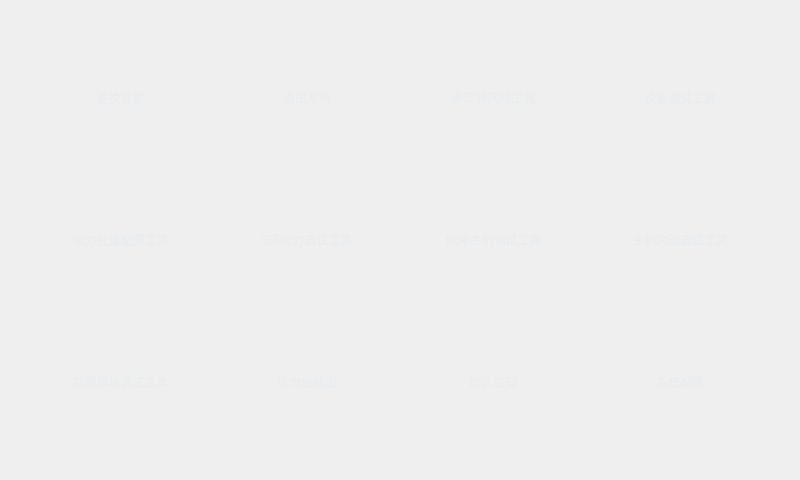
<?xml version="1.0" encoding="UTF-8"?>
<ui version="4.0">
 <class>frmMain</class>
 <widget class="QWidget" name="frmMain">
  <property name="geometry">
   <rect>
    <x>0</x>
    <y>0</y>
    <width>800</width>
    <height>480</height>
   </rect>
  </property>
  <property name="minimumSize">
   <size>
    <width>800</width>
    <height>480</height>
   </size>
  </property>
  <property name="maximumSize">
   <size>
    <width>800</width>
    <height>480</height>
   </size>
  </property>
  <property name="windowTitle">
   <string>主界面演示程序(作者:刘典武 QQ:517216493)</string>
  </property>
  <property name="styleSheet">
   <string notr="true">QWidget#frm{
background-image: url(:/image/main2.jpg);
}
QToolButton{
font: 12pt &quot;微软雅黑&quot;;
color:#E7ECF0;
background-color:rgba(0,0,0,0);
border-style:none;
}</string>
  </property>
  <layout class="QVBoxLayout" name="verticalLayout">
   <property name="spacing">
    <number>0</number>
   </property>
   <property name="leftMargin">
    <number>0</number>
   </property>
   <property name="topMargin">
    <number>0</number>
   </property>
   <property name="rightMargin">
    <number>0</number>
   </property>
   <property name="bottomMargin">
    <number>0</number>
   </property>
   <item>
    <widget class="QWidget" name="frm" native="true">
     <layout class="QGridLayout" name="gridLayout">
      <property name="leftMargin">
       <number>30</number>
      </property>
      <property name="topMargin">
       <number>30</number>
      </property>
      <property name="rightMargin">
       <number>30</number>
      </property>
      <property name="bottomMargin">
       <number>30</number>
      </property>
      <property name="spacing">
       <number>6</number>
      </property>
      <item row="0" column="0">
       <widget class="QToolButton" name="btnCOMTool">
        <property name="sizePolicy">
         <sizepolicy hsizetype="Expanding" vsizetype="Expanding">
          <horstretch>0</horstretch>
          <verstretch>0</verstretch>
         </sizepolicy>
        </property>
        <property name="text">
         <string>更换背景</string>
        </property>
        <property name="icon">
         <iconset resource="rc.qrc">
          <normaloff>:/image/PNG112.png</normaloff>:/image/PNG112.png</iconset>
        </property>
        <property name="iconSize">
         <size>
          <width>100</width>
          <height>100</height>
         </size>
        </property>
        <property name="toolButtonStyle">
         <enum>Qt::ToolButtonTextUnderIcon</enum>
        </property>
       </widget>
      </item>
      <item row="0" column="1">
       <widget class="QToolButton" name="btnTCPTool">
        <property name="sizePolicy">
         <sizepolicy hsizetype="Expanding" vsizetype="Expanding">
          <horstretch>0</horstretch>
          <verstretch>0</verstretch>
         </sizepolicy>
        </property>
        <property name="text">
         <string>退出系统</string>
        </property>
        <property name="icon">
         <iconset resource="rc.qrc">
          <normaloff>:/image/PNG100.png</normaloff>:/image/PNG100.png</iconset>
        </property>
        <property name="iconSize">
         <size>
          <width>100</width>
          <height>100</height>
         </size>
        </property>
        <property name="toolButtonStyle">
         <enum>Qt::ToolButtonTextUnderIcon</enum>
        </property>
       </widget>
      </item>
      <item row="0" column="2">
       <widget class="QToolButton" name="btnCOMTCPTool">
        <property name="sizePolicy">
         <sizepolicy hsizetype="Expanding" vsizetype="Expanding">
          <horstretch>0</horstretch>
          <verstretch>0</verstretch>
         </sizepolicy>
        </property>
        <property name="text">
         <string>串口转网络工具</string>
        </property>
        <property name="icon">
         <iconset resource="rc.qrc">
          <normaloff>:/image/PNG99.png</normaloff>:/image/PNG99.png</iconset>
        </property>
        <property name="iconSize">
         <size>
          <width>100</width>
          <height>100</height>
         </size>
        </property>
        <property name="toolButtonStyle">
         <enum>Qt::ToolButtonTextUnderIcon</enum>
        </property>
       </widget>
      </item>
      <item row="0" column="3">
       <widget class="QToolButton" name="btnAddressTool">
        <property name="sizePolicy">
         <sizepolicy hsizetype="Expanding" vsizetype="Expanding">
          <horstretch>0</horstretch>
          <verstretch>0</verstretch>
         </sizepolicy>
        </property>
        <property name="text">
         <string>设备调试工具</string>
        </property>
        <property name="icon">
         <iconset resource="rc.qrc">
          <normaloff>:/image/PNG101.png</normaloff>:/image/PNG101.png</iconset>
        </property>
        <property name="iconSize">
         <size>
          <width>100</width>
          <height>100</height>
         </size>
        </property>
        <property name="toolButtonStyle">
         <enum>Qt::ToolButtonTextUnderIcon</enum>
        </property>
       </widget>
      </item>
      <item row="1" column="0">
       <widget class="QToolButton" name="btnZhangLiTool">
        <property name="sizePolicy">
         <sizepolicy hsizetype="Expanding" vsizetype="Expanding">
          <horstretch>0</horstretch>
          <verstretch>0</verstretch>
         </sizepolicy>
        </property>
        <property name="text">
         <string>张力批量配置工具</string>
        </property>
        <property name="icon">
         <iconset resource="rc.qrc">
          <normaloff>:/image/PNG103.png</normaloff>:/image/PNG103.png</iconset>
        </property>
        <property name="iconSize">
         <size>
          <width>100</width>
          <height>100</height>
         </size>
        </property>
        <property name="toolButtonStyle">
         <enum>Qt::ToolButtonTextUnderIcon</enum>
        </property>
       </widget>
      </item>
      <item row="1" column="1">
       <widget class="QToolButton" name="btnZhangLi5Tool">
        <property name="sizePolicy">
         <sizepolicy hsizetype="Expanding" vsizetype="Expanding">
          <horstretch>0</horstretch>
          <verstretch>0</verstretch>
         </sizepolicy>
        </property>
        <property name="text">
         <string>5道张力调试工具</string>
        </property>
        <property name="icon">
         <iconset resource="rc.qrc">
          <normaloff>:/image/PNG104.png</normaloff>:/image/PNG104.png</iconset>
        </property>
        <property name="iconSize">
         <size>
          <width>100</width>
          <height>100</height>
         </size>
        </property>
        <property name="toolButtonStyle">
         <enum>Qt::ToolButtonTextUnderIcon</enum>
        </property>
       </widget>
      </item>
      <item row="1" column="2">
       <widget class="QToolButton" name="btnMaiChongTool">
        <property name="sizePolicy">
         <sizepolicy hsizetype="Expanding" vsizetype="Expanding">
          <horstretch>0</horstretch>
          <verstretch>0</verstretch>
         </sizepolicy>
        </property>
        <property name="text">
         <string>脉冲主机调试工具</string>
        </property>
        <property name="icon">
         <iconset resource="rc.qrc">
          <normaloff>:/image/PNG105.png</normaloff>:/image/PNG105.png</iconset>
        </property>
        <property name="iconSize">
         <size>
          <width>100</width>
          <height>100</height>
         </size>
        </property>
        <property name="toolButtonStyle">
         <enum>Qt::ToolButtonTextUnderIcon</enum>
        </property>
       </widget>
      </item>
      <item row="1" column="3">
       <widget class="QToolButton" name="btnHostTool">
        <property name="sizePolicy">
         <sizepolicy hsizetype="Expanding" vsizetype="Expanding">
          <horstretch>0</horstretch>
          <verstretch>0</verstretch>
         </sizepolicy>
        </property>
        <property name="text">
         <string>主机内部调试工具</string>
        </property>
        <property name="icon">
         <iconset resource="rc.qrc">
          <normaloff>:/image/PNG108.png</normaloff>:/image/PNG108.png</iconset>
        </property>
        <property name="iconSize">
         <size>
          <width>100</width>
          <height>100</height>
         </size>
        </property>
        <property name="toolButtonStyle">
         <enum>Qt::ToolButtonTextUnderIcon</enum>
        </property>
       </widget>
      </item>
      <item row="2" column="0">
       <widget class="QToolButton" name="btnLinkTool">
        <property name="sizePolicy">
         <sizepolicy hsizetype="Expanding" vsizetype="Expanding">
          <horstretch>0</horstretch>
          <verstretch>0</verstretch>
         </sizepolicy>
        </property>
        <property name="text">
         <string>联动模块调试工具</string>
        </property>
        <property name="icon">
         <iconset resource="rc.qrc">
          <normaloff>:/image/PNG109.png</normaloff>:/image/PNG109.png</iconset>
        </property>
        <property name="iconSize">
         <size>
          <width>100</width>
          <height>100</height>
         </size>
        </property>
        <property name="toolButtonStyle">
         <enum>Qt::ToolButtonTextUnderIcon</enum>
        </property>
       </widget>
      </item>
      <item row="2" column="1">
       <widget class="QToolButton" name="btnPlot">
        <property name="sizePolicy">
         <sizepolicy hsizetype="Expanding" vsizetype="Expanding">
          <horstretch>0</horstretch>
          <verstretch>0</verstretch>
         </sizepolicy>
        </property>
        <property name="text">
         <string>张力曲线图</string>
        </property>
        <property name="icon">
         <iconset resource="rc.qrc">
          <normaloff>:/image/PNG110.png</normaloff>:/image/PNG110.png</iconset>
        </property>
        <property name="iconSize">
         <size>
          <width>100</width>
          <height>100</height>
         </size>
        </property>
        <property name="toolButtonStyle">
         <enum>Qt::ToolButtonTextUnderIcon</enum>
        </property>
       </widget>
      </item>
      <item row="2" column="2">
       <widget class="QToolButton" name="btnDefence">
        <property name="sizePolicy">
         <sizepolicy hsizetype="Expanding" vsizetype="Expanding">
          <horstretch>0</horstretch>
          <verstretch>0</verstretch>
         </sizepolicy>
        </property>
        <property name="text">
         <string>防区管理</string>
        </property>
        <property name="icon">
         <iconset resource="rc.qrc">
          <normaloff>:/image/PNG111.png</normaloff>:/image/PNG111.png</iconset>
        </property>
        <property name="iconSize">
         <size>
          <width>100</width>
          <height>100</height>
         </size>
        </property>
        <property name="toolButtonStyle">
         <enum>Qt::ToolButtonTextUnderIcon</enum>
        </property>
       </widget>
      </item>
      <item row="2" column="3">
       <widget class="QToolButton" name="btnConfig">
        <property name="sizePolicy">
         <sizepolicy hsizetype="Expanding" vsizetype="Expanding">
          <horstretch>0</horstretch>
          <verstretch>0</verstretch>
         </sizepolicy>
        </property>
        <property name="text">
         <string>系统配置</string>
        </property>
        <property name="icon">
         <iconset resource="rc.qrc">
          <normaloff>:/image/PNG114.png</normaloff>:/image/PNG114.png</iconset>
        </property>
        <property name="iconSize">
         <size>
          <width>100</width>
          <height>100</height>
         </size>
        </property>
        <property name="toolButtonStyle">
         <enum>Qt::ToolButtonTextUnderIcon</enum>
        </property>
       </widget>
      </item>
     </layout>
    </widget>
   </item>
  </layout>
 </widget>
 <layoutdefault spacing="6" margin="11"/>
 <resources>
  <include location="rc.qrc"/>
 </resources>
 <connections/>
</ui>
